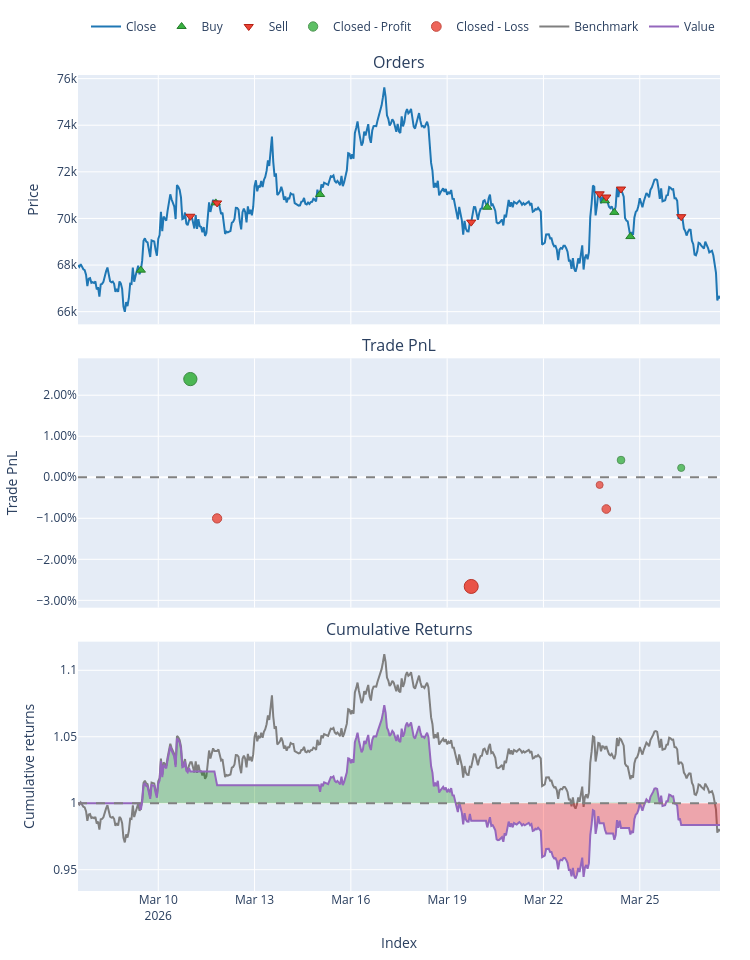

Notebook code cell kept with this figure:
### Code cell
pf_btc.plot().show()

### Figure 1 — Plotly figure (JSON) as saved in the notebook; plotly's stock layout.template omitted (floating-point values rounded to 4 significant figures; data arrays with more than 128 entries replaced by an {"elided": "..."} marker saying what was removed)
{"data": [{"legendgroup": "0", "line": {"color": "#1f77b4"}, "name": "Close", "showlegend": true, "type": "scatter", "uid": "f1b00417-f78f-42f5-8fe3-d9f380965f55", "x": {"elided": "481 str values"}, "xaxis": "x", "y": {"elided": "481 float values"}, "yaxis": "y"}, {"customdata": [[0.0, 0.001468, 0.4975], [2.0, 0.001442, 0.5094], [4.0, 0.00142, 0.5043], [6.0, 0.001393, 0.4909], [8.0, 0.001385, 0.49], [10.0, 0.001384, 0.4862], [12.0, 0.001411, 0.4883]], "hovertemplate": "Order Id: %{customdata[0]}<br>Timestamp: %{x}<br>Price: %{y}<br>Size: %{customdata[1]:.6f}<br>Fees: %{customdata[2]:.6f}", "legendgroup": "1", "marker": {"color": "#37B13F", "line": {"color": "rgb(38,123,44)", "width": 1}, "size": 8, "symbol": "triangle-up"}, "mode": "markers", "name": "Buy", "type": "scatter", "uid": "f3852877-1e73-4dd6-b470-884d56f871e7", "x": ["2026-03-09T11:00:00+00:00", "2026-03-11T19:00:00+00:00", "2026-03-15T01:00:00+00:00", "2026-03-20T06:00:00+00:00", "2026-03-23T22:00:00+00:00", "2026-03-24T05:00:00+00:00", "2026-03-24T17:00:00+00:00"], "xaxis": "x", "y": [67780.0, 70670.0, 71030.0, 70480.0, 70760.0, 70260.0, 69220.0], "yaxis": "y"}, {"customdata": [[1.0, 0.001468, 0.5145], [3.0, 0.001442, 0.5093], [5.0, 0.00142, 0.4959], [7.0, 0.001393, 0.4949], [9.0, 0.001385, 0.4911], [11.0, 0.001384, 0.4932], [13.0, 0.001411, 0.4943]], "hovertemplate": "Order Id: %{customdata[0]}<br>Timestamp: %{x}<br>Price: %{y}<br>Size: %{customdata[1]:.6f}<br>Fees: %{customdata[2]:.6f}", "legendgroup": "2", "marker": {"color": "#EA4335", "line": {"color": "rgb(181,31,18)", "width": 1}, "size": 8, "symbol": "triangle-down"}, "mode": "markers", "name": "Sell", "type": "scatter", "uid": "79950a22-bf0b-49f9-a832-149cb449226c", "x": ["2026-03-11T00:00:00+00:00", "2026-03-11T20:00:00+00:00", "2026-03-19T18:00:00+00:00", "2026-03-23T18:00:00+00:00", "2026-03-23T23:00:00+00:00", "2026-03-24T10:00:00+00:00", "2026-03-26T07:00:00+00:00"], "xaxis": "x", "y": [70090.0, 70670.0, 69840.0, 71060.0, 70920.0, 71260.0, 70080.0], "yaxis": "y"}, {"customdata": [[0.0, 0.0, 2.382, 0.02394], [5.0, 5.0, 0.407, 0.004185], [6.0, 6.0, 0.2234, 0.002287]], "hovertemplate": "Exit Trade Id: %{customdata[0]}<br>Position Id: %{customdata[1]}<br>Exit Timestamp: %{x}<br>PnL: %{customdata[2]:.6f}<br>Return: %{customdata[3]:.2%}", "legendgroup": "3", "marker": {"color": "#37B13F", "line": {"color": "rgb(38,123,44)", "width": 1}, "opacity": [0.8838, 0.764, 0.7525], "size": [13.24, 7.655, 7.118], "symbol": "circle"}, "mode": "markers", "name": "Closed - Profit", "type": "scatter", "uid": "b5956399-b49c-402d-b52b-512f05f58726", "x": ["2026-03-11T00:00:00+00:00", "2026-03-24T10:00:00+00:00", "2026-03-26T07:00:00+00:00"], "xaxis": "x2", "y": [0.02394, 0.004185, 0.002287], "yaxis": "y2"}, {"customdata": [[1.0, 1.0, -1.022, -0.01003], [2.0, 2.0, -2.684, -0.02662], [3.0, 3.0, -0.1836, -0.00187], [4.0, 4.0, -0.7586, -0.007741]], "hovertemplate": "Exit Trade Id: %{customdata[0]}<br>Position Id: %{customdata[1]}<br>Exit Timestamp: %{x}<br>PnL: %{customdata[2]:.6f}<br>Return: %{customdata[3]:.2%}", "legendgroup": "4", "marker": {"color": "#EA4335", "line": {"color": "rgb(181,31,18)", "width": 1}, "opacity": [0.7995, 0.9, 0.75, 0.7856], "size": [9.308, 14.0, 7.0, 8.661], "symbol": "circle"}, "mode": "markers", "name": "Closed - Loss", "type": "scatter", "uid": "418fdddc-bbe2-4d46-b298-1711275d4d24", "x": ["2026-03-11T20:00:00+00:00", "2026-03-19T18:00:00+00:00", "2026-03-23T18:00:00+00:00", "2026-03-23T23:00:00+00:00"], "xaxis": "x2", "y": [-0.01003, -0.02662, -0.00187, -0.007741], "yaxis": "y2"}, {"legendgroup": "5", "line": {"color": "#7f7f7f"}, "name": "Benchmark", "showlegend": true, "type": "scatter", "uid": "64816e9f-e7be-469d-94c8-659d17ce2475", "x": {"elided": "481 str values"}, "xaxis": "x3", "y": {"elided": "481 float values"}, "yaxis": "y3"}, {"hoverinfo": "skip", "legendgroup": "6", "line": {"color": "rgba(0, 0, 0, 0)", "width": 0}, "opacity": 0, "showlegend": false, "type": "scatter", "uid": "820ac6d2-8f37-4138-b694-08c3957ff9e7", "x": {"elided": "481 str values"}, "xaxis": "x3", "y": {"elided": "481 int values"}, "yaxis": "y3"}, {"connectgaps": false, "fill": "tonexty", "fillcolor": "rgba(0, 128, 0, 0.3)", "hoverinfo": "skip", "legendgroup": "6", "line": {"color": "rgba(0, 0, 0, 0)", "width": 0}, "opacity": 0, "showlegend": false, "type": "scatter", "uid": "031275f3-870e-485d-bbcd-5f2128349daa", "x": {"elided": "481 str values"}, "xaxis": "x3", "y": {"elided": "481 float values"}, "yaxis": "y3"}, {"hoverinfo": "skip", "legendgroup": "6", "line": {"color": "rgba(0, 0, 0, 0)", "width": 0}, "opacity": 0, "showlegend": false, "type": "scatter", "uid": "eff0d500-f4ef-4af3-8cc3-dfdf7c3c181f", "x": {"elided": "481 str values"}, "xaxis": "x3", "y": {"elided": "481 int values"}, "yaxis": "y3"}, {"connectgaps": false, "fill": "tonexty", "fillcolor": "rgba(255, 0, 0, 0.3)", "hoverinfo": "skip", "legendgroup": "6", "line": {"color": "rgba(0, 0, 0, 0)", "width": 0}, "opacity": 0, "showlegend": false, "type": "scatter", "uid": "5fd961fc-b9e4-4932-ba82-e571555b2cd3", "x": {"elided": "481 str values"}, "xaxis": "x3", "y": {"elided": "481 float values"}, "yaxis": "y3"}, {"legendgroup": "7", "line": {"color": "#9467bd"}, "name": "Value", "showlegend": true, "type": "scatter", "uid": "d81c2b78-4398-466f-a028-7b4ceedd670c", "x": {"elided": "481 str values"}, "xaxis": "x3", "y": {"elided": "481 float values"}, "yaxis": "y3"}, {"hoverinfo": "skip", "legendgroup": "6", "line": {"color": "rgba(0, 0, 0, 0)", "width": 0}, "opacity": 0, "showlegend": false, "type": "scatter", "uid": "6066f2d7-afa7-48aa-aef6-148e8758da72", "x": {"elided": "481 str values"}, "xaxis": "x3", "y": {"elided": "481 int values"}, "yaxis": "y3"}], "layout": {"annotations": [{"font": {"size": 16}, "showarrow": false, "text": "Orders", "x": 0.5, "xanchor": "center", "xref": "paper", "y": 1, "yanchor": "bottom", "yref": "paper"}, {"font": {"size": 16}, "showarrow": false, "text": "Trade PnL", "x": 0.5, "xanchor": "center", "xref": "paper", "y": 0.6528, "yanchor": "bottom", "yref": "paper"}, {"font": {"size": 16}, "showarrow": false, "text": "Cumulative Returns", "x": 0.5, "xanchor": "center", "xref": "paper", "y": 0.3056, "yanchor": "bottom", "yref": "paper"}], "height": 960, "legend": {"orientation": "h", "traceorder": "normal", "x": 1, "xanchor": "right", "y": 1.042, "yanchor": "bottom"}, "margin": {"b": 30, "l": 30, "r": 30, "t": 30}, "shapes": [{"line": {"color": "gray", "dash": "dash"}, "type": "line", "x0": 0, "x1": 1, "xref": "paper", "y0": 0, "y1": 0, "yref": "y2"}, {"line": {"color": "gray", "dash": "dash"}, "type": "line", "x0": 0, "x1": 1, "xref": "paper", "y0": 1, "y1": 1, "yref": "y3"}], "showlegend": true, "width": 750, "xaxis": {"anchor": "y", "domain": [0, 1], "matches": "x3", "showticklabels": false}, "xaxis2": {"anchor": "y2", "domain": [0, 1], "matches": "x3", "showticklabels": false}, "xaxis3": {"anchor": "y3", "domain": [0, 1], "title": {"text": "Index"}}, "yaxis": {"anchor": "x", "domain": [0.6944, 1], "title": {"text": "Price"}}, "yaxis2": {"anchor": "x2", "domain": [0.3472, 0.6528], "tickformat": ".2%", "title": {"text": "Trade PnL"}}, "yaxis3": {"anchor": "x3", "domain": [0, 0.3056], "title": {"text": "Cumulative returns"}}}}
